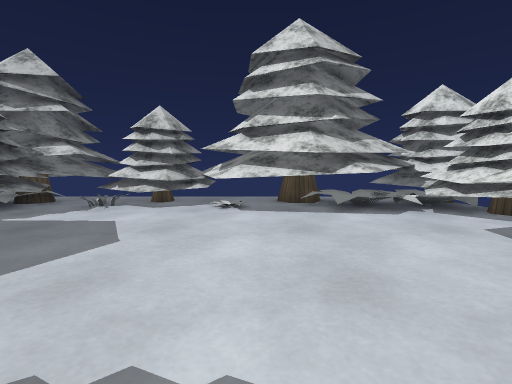
[1] (above)

12 first-person views from a walk through a Unity game level. The camera is 1.2 m above the floor, tilts 4° down and sees 85° across. The floor is counted in squares, 1 m on a side. Each view is taken from the middle of a square. On the plan, view 1 faces up. The plan holds only what a view shows up to about 13 squares ahead; the rest is blank. The place goes on beyond the plan. The player character is not drawn. Surface patterns are stand-ins for the level's own textures.

[2]
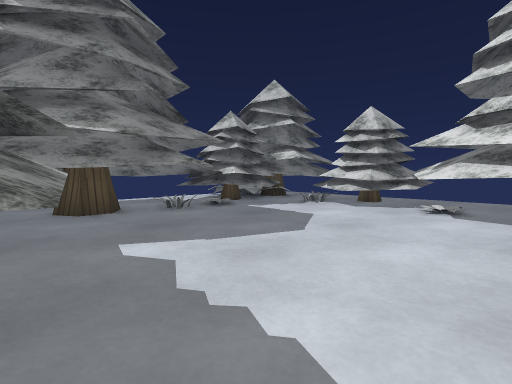

[3]
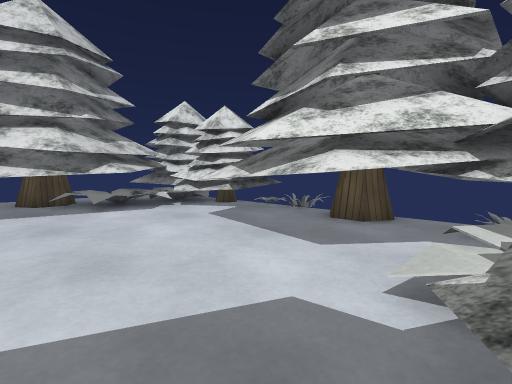

[4]
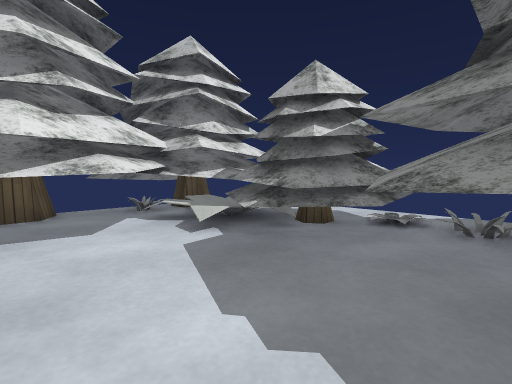

[5]
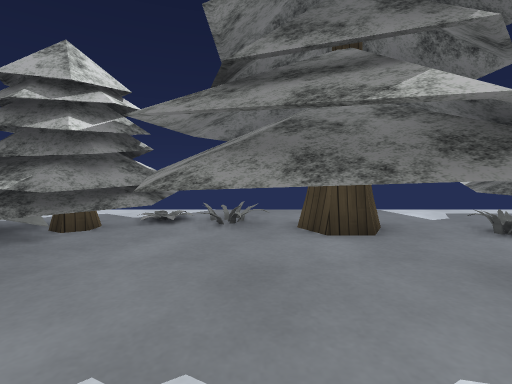

[6]
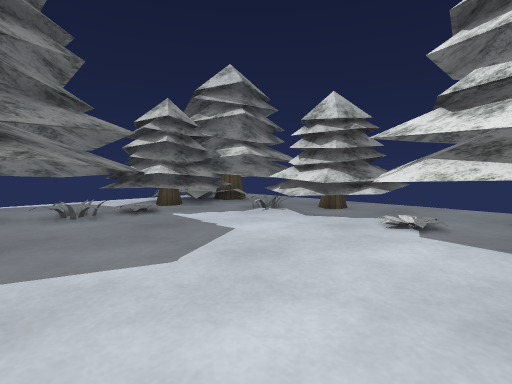

[7]
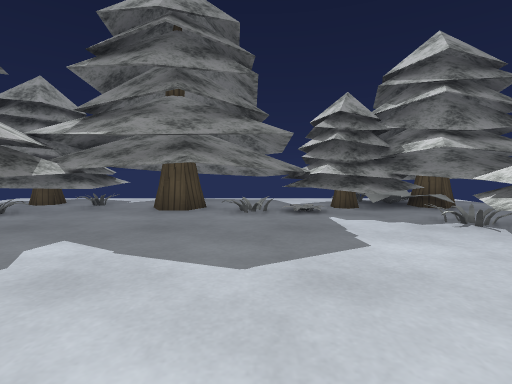

[8]
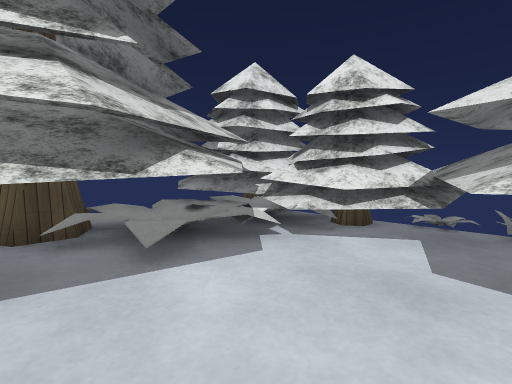

[9]
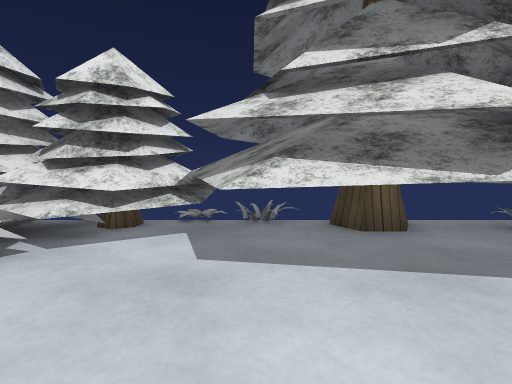

[10]
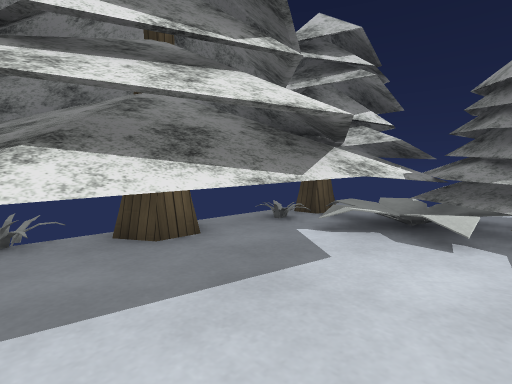

[11]
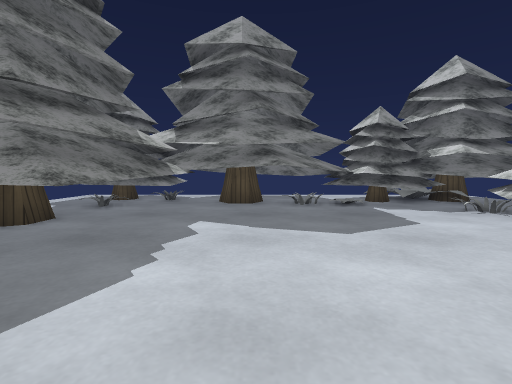

[12]
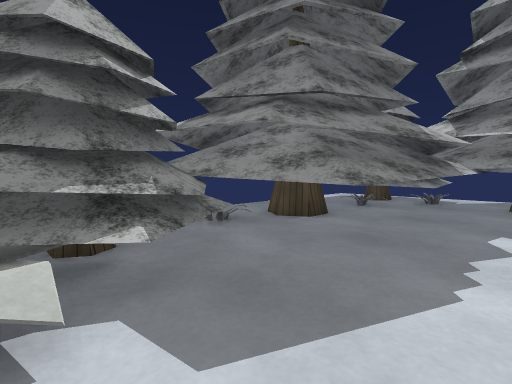

### Floor plan
Key: @ floor where view 1 was taken; . main floor; : floor 0.5 m higher than the main floor; T tree; P plant.
Columns run from 9 left of view 1 to 8 right of it. Each row starts with its distance up from view 1.
 13 TTT   TTTT   T TT
 12 TTT TTTTT.TT:TTTT
 11 TTTTTTTTTTTT:TTTTT
 10  TTTTTT.PP..TTTTTT
  9 TTT.....PTTTTTTTTT
  8 TTT......TTTT.TTTT
  7 TPP............TTP
  6 TPP............TTP
  5 TTTT.........TTTTT
  4  .TTT........TTT.
  3 TT.TT........TT.TT
  2 TT.TT........TT.TT
  1  ..TTTT.....TTTTT
  0 TTTTTTTTT@...TTTTT
 -1 TTTT .TTT.TTTTTTTT
 -2 TTT..T.TTTTTTTTTTT
 -3 TTT..TT.TTTTTTTTTT
 -4 TTTT TT TPPTTTTTT

Where each view was taken, in squares from view 1:
view 1: 0 up, 0 right, facing up
view 2: 0 up, 1 right, facing up-left
view 3: 1 down, 0 right, facing up-right
view 4: 3 up, 2 left, facing down-right
view 5: 3 up, 2 left, facing down
view 6: 3 up, 1 right, facing up-left
view 7: 5 up, 1 right, facing left
view 8: 5 up, 1 right, facing up-right
view 9: 5 up, 1 right, facing right
view 10: 5 up, 2 right, facing down-right
view 11: 3 up, 3 right, facing left
view 12: 2 up, 3 right, facing down-left
